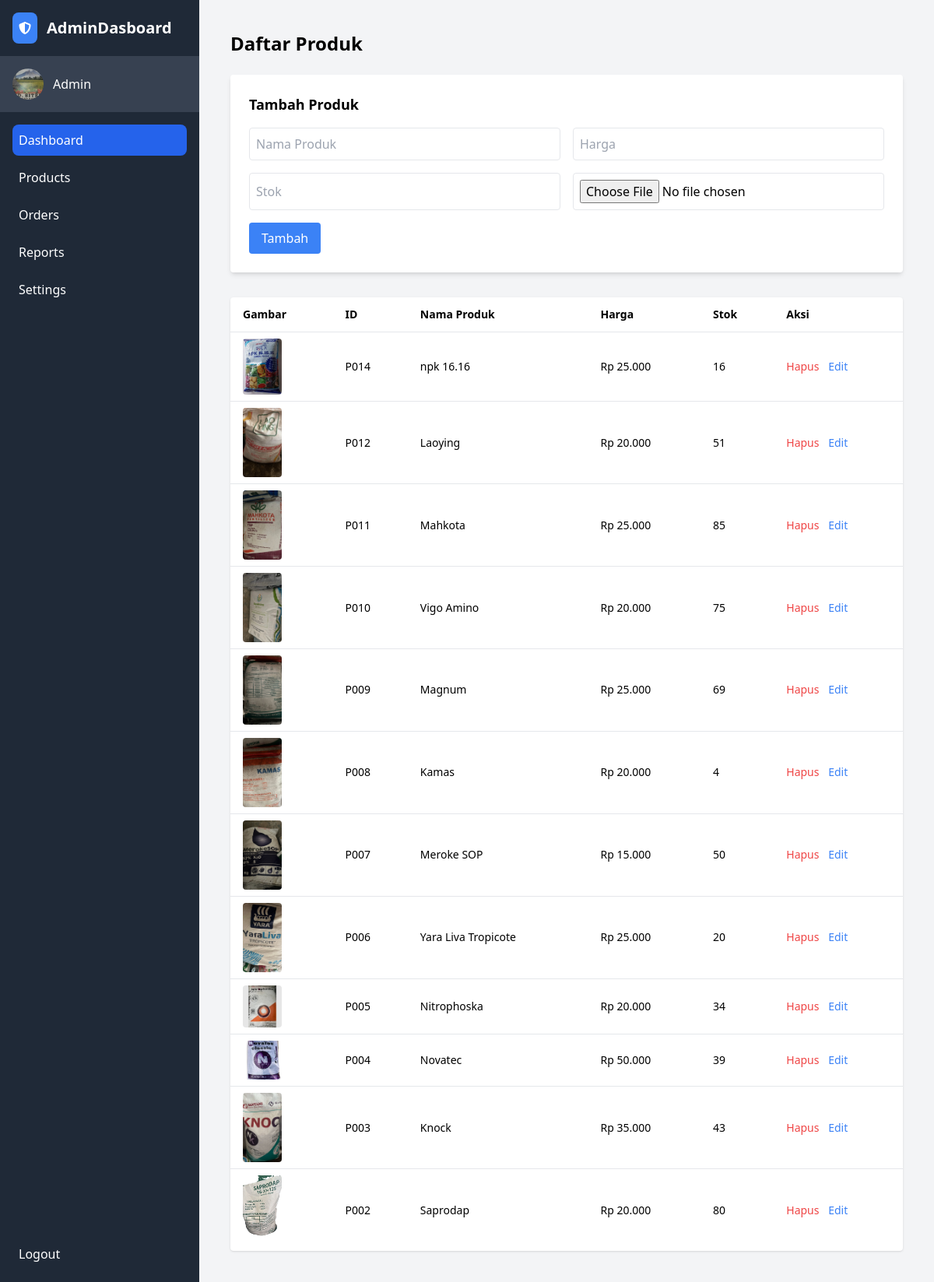
Page /admin/pages/products.php on the committed database.
### tables this page shows
CREATE TABLE `products` (
  `id` int(11) NOT NULL,
  `name` varchar(100) DEFAULT NULL,
  `price` int(11) DEFAULT NULL,
  `stock` int(11) DEFAULT NULL,
  `image` varchar(255) DEFAULT NULL
);

### admin/pages/products.php (the view, shortened to what this page needs)
<?php
include '../db.php';
$products = mysqli_query($conn, "SELECT * FROM products ORDER BY id DESC");
?>
<!DOCTYPE html>
<html lang="id">
<head>
    <script src="https://cdn.tailwindcss.com"></script>
    <link rel="stylesheet" href="https://cdnjs.cloudflare.com/ajax/libs/font-awesome/6.5.0/css/all.min.css">
</head>
<body class="bg-gray-100 font-sans">
    <div class="flex h-screen overflow-hidden">
        <?php include '../inc/sidebar.php'; ?>
        <div class="flex-1 overflow-y-auto p-10">
            <h1 class="text-2xl font-bold mb-6">Daftar Produk</h1>
            <form method="post" enctype="multipart/form-data" class="mb-8 bg-white p-6 rounded shadow-md">
                <h2 class="text-lg font-semibold mb-4">Tambah Produk</h2>
                <div class="grid grid-cols-1 md:grid-cols-2 gap-4">
                    <input type="text" name="name" placeholder="Nama Produk" required class="border p-2 rounded">
                    <input type="number" name="price" placeholder="Harga" required class="border p-2 rounded">
                    <input type="number" name="stock" placeholder="Stok" required class="border p-2 rounded">
                    <input type="file" name="image" accept="image/*" class="border p-2 rounded">
                </div>
                <button name="add" class="mt-4 bg-blue-500 text-white px-4 py-2 rounded hover:bg-blue-600">Tambah</button>
            </form>
            <table class="min-w-full bg-white rounded shadow text-sm">
                <thead>
                    <tr>
                        <th class="px-4 py-3 border-b text-left">Gambar</th>
                        <th class="px-4 py-3 border-b text-left">ID</th>
                        <th class="px-4 py-3 border-b text-left">Nama Produk</th>
                        <th class="px-4 py-3 border-b text-left">Harga</th>
                        <th class="px-4 py-3 border-b text-left">Stok</th>
                        <th class="px-4 py-3 border-b text-left">Aksi</th>
                    </tr>
                </thead>
                <tbody>
                    <?php while ($p = mysqli_fetch_assoc($products)): ?>
                    <tr class="border-t">
                        <td class="px-4 py-2">
                            <?php if (!empty($p['image'])): ?>
                                <img src="../images/<?php echo $p['image']; ?>" width="50" class="rounded">
                            <?php else: ?>
                                <span class="text-gray-400">-</span>
                            <?php endif; ?>
                        </td>
                        <td class="px-4 py-2">P<?php echo str_pad($p['id'], 3, '0', STR_PAD_LEFT); ?></td>
                        <td class="px-4 py-2"><?php echo htmlspecialchars($p['name']); ?></td>
                        <td class="px-4 py-2">Rp <?php echo number_format($p['price'], 0, ',', '.'); ?></td>
                        <td class="px-4 py-2"><?php echo $p['stock']; ?></td>
                        <td class="px-4 py-2 space-x-2">
                            <a href="?delete=<?php echo $p['id']; ?>" class="text-red-500 hover:underline">Hapus</a>
                            <button onclick="fillEditForm(<?php echo htmlspecialchars(json_encode($p)); ?>)" class="text-blue-500 hover:underline">Edit</button>
                        </td>
                    </tr>
                    <?php endwhile; ?>
                </tbody>
            </table>
        </div>
    </div>
</body>
</html>

### rows in the picture
products: image (picture), id "014", name "npk 16.16", price "25.000", stock "16"
products: image (picture), id "012", name "Laoying", price "20.000", stock "51"
products: image (picture), id "011", name "Mahkota", price "25.000", stock "85"
products: image (picture), id "010", name "Vigo Amino", price "20.000", stock "75"
products: image (picture), id "009", name "Magnum", price "25.000", stock "69"
products: image (picture), id "008", name "Kamas", price "20.000", stock "4"
products: image (picture), id "007", name "Meroke SOP", price "15.000", stock "50"
products: image (picture), id "006", name "Yara Liva Tropicote", price "25.000", stock "20"
products: image (picture), id "005", name "Nitrophoska", price "20.000", stock "34"
products: image (picture), id "004", name "Novatec", price "50.000", stock "39"
products: image (picture), id "003", name "Knock", price "35.000", stock "43"
products: image (picture), id "002", name "Saprodap", price "20.000", stock "80"

### other values in the picture
isset($_SESSION['admin_name']) ? $_SESSION['admin_name'] : 'Admin' "Admin"
